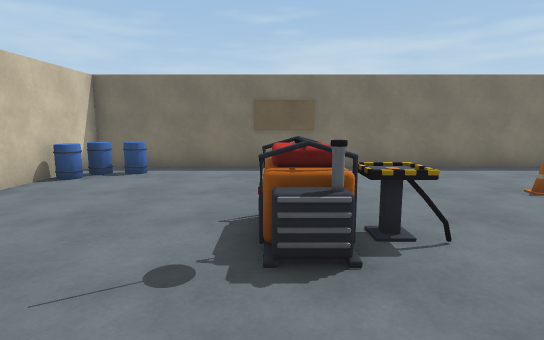
[1] (above)

12 first-person views from a walk through a 3-D level made in the Unity game engine. The camera is 1.4 m above the floor, tilts 8° down and sees 80° across. The floor is counted in squares, 1 m on a side. Each view is taken from the middle of a square. On the plan, view 1 faces up. The plan holds only what a view shows up to about 15 squares ahead; the rest is blank. Door leaves are left out, so doorways stand open.

[2]
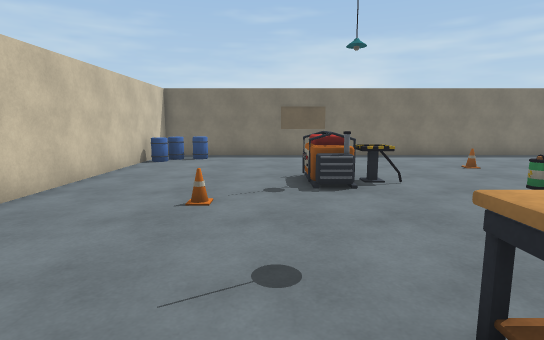

[3]
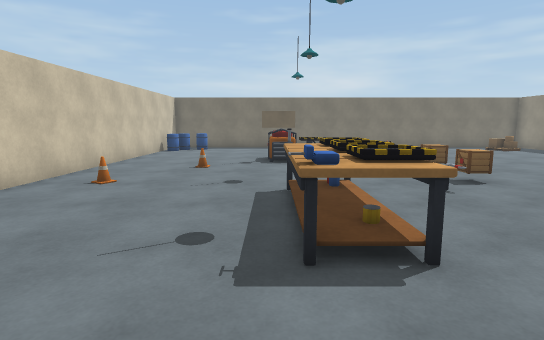

[4]
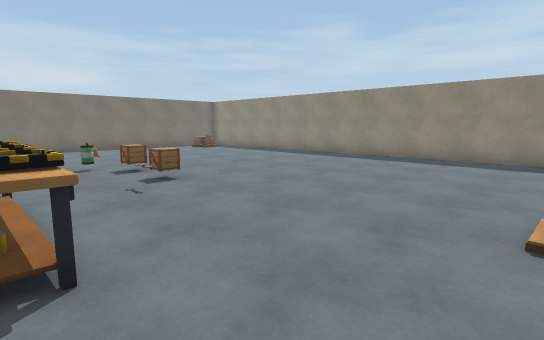

[5]
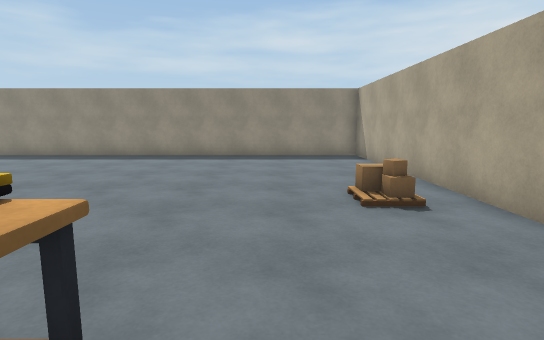

[6]
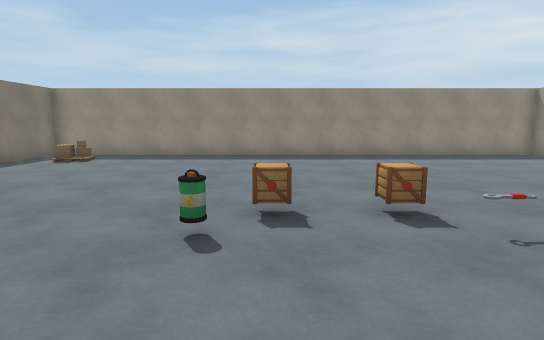

[7]
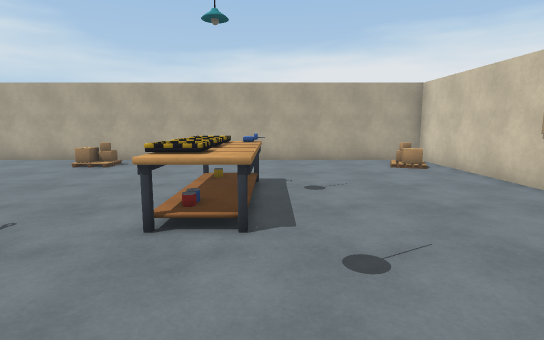

[8]
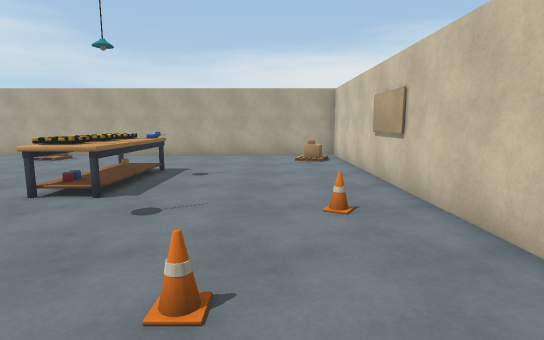

[9]
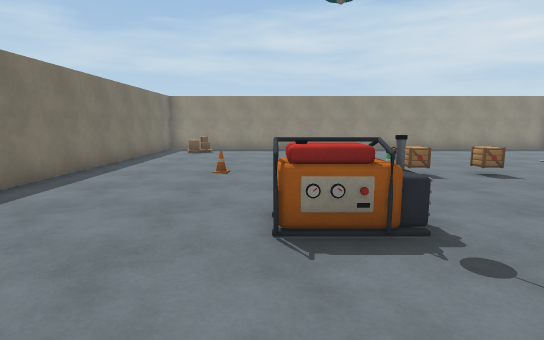

[10]
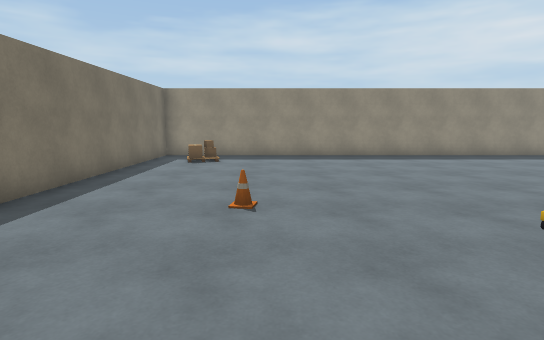

[11]
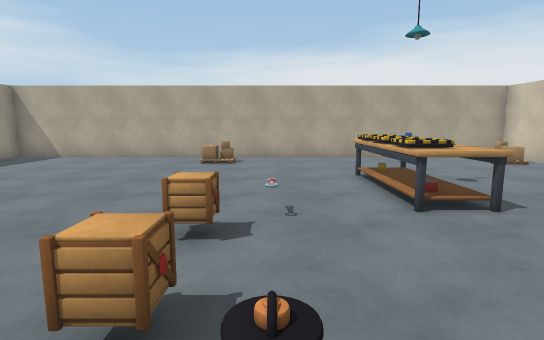

[12]
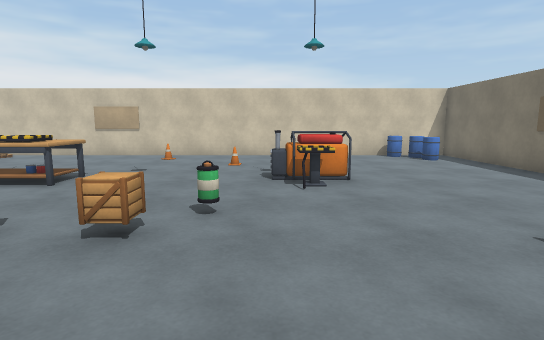

### Floor plan
Points are (right, up) in squares from view 1. A wall is a line through its corners. A room is listed if a view was taken in it or the views show most of it. See-through windows are left out.
Room 1 (views 1, 2, 3, 4, 5, 6, 7, 8, 9, 10, 11, 12)
walls: (14.9, 10.8) (-5.8, 10.8) (-5.8, -10.9) (14.9, -10.9) (14.9, 10.8)
ways out: open door at (-3, 0); open door at (-2, -2)
objects: other object (-5, -9); other object (-5, 8); other object (-5, 9); other object (-4, -1); other object (-4, 9) to (-4, 10); other object (-2, 2); other object (0, -6) to (2, -2); other object (0, 3) to (1, 5); other object (1, 4) to (2, 4); other object (4, 2); other object (5, -1); other object (5, 1); other object (5, 6); other object (13, 9)

Where each view was taken, in squares from view 1:
view 1: 0 up, 0 right, facing up
view 2: 4 down, 1 left, facing up
view 3: 9 down, 0 right, facing up
view 4: 9 down, 1 right, facing up-right
view 5: 7 down, 0 right, facing right
view 6: 1 up, 0 right, facing right
view 7: 2 up, 0 right, facing down
view 8: 4 up, 3 left, facing down
view 9: 5 up, 4 left, facing right
view 10: 6 up, 0 right, facing right
view 11: 3 up, 4 right, facing down
view 12: 3 up, 9 right, facing left
